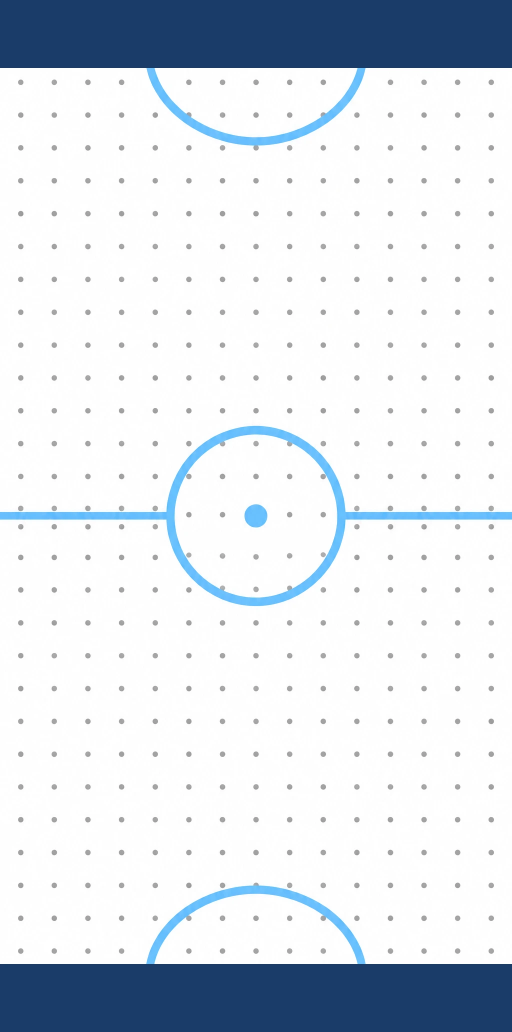
#> input picture src/assets/table-classic-surface.webp, 1024 x 2064 px, found by its file name (shown at 1/2 size)
$ python surface_garden.py
#> lines starting #> are read from the running program, lines starting #| are printed output that depends on the picture; after the words box and inside, x2 and y2 are one past the last pixel; in counts of white or black regions, pixels touching at a corner belong together
# Sharp Cosy Garden playing surface: the Classic surface layout (dots, lines, circle, creases,
# goal-mouth bands) on a wooden deck of lengthwise planks, with a cream fish-bone in the center circle
# and cream paw prints near the four corners (colors sampled from concept asset_fVLLAFSX5FZ2AKxtAnwGRQtv).
import numpy as np
from PIL import Image, ImageDraw, ImageFilter

CLASSIC = '../../src/assets/table-classic-surface.webp'
WOOD = np.array([226, 152, 88], np.float32)  # a touch brighter than sampled: the dots and seams darken it on average
SEAM = np.array([146, 88, 45], np.float32)
DOT = np.array([120, 70, 36], np.float32)
CREAM = (251, 242, 225)
POCKET = np.array([40, 26, 18], np.float32)
HALF_W, HALF_L, PAD = 3.0, 5.25, 0.797

cl = np.asarray(Image.open(CLASSIC).convert('RGB')).astype(np.float32)
H, W = cl.shape[:2]
#> H = 2064; W = 1024
r, g, b = cl[..., 0], cl[..., 1], cl[..., 2]
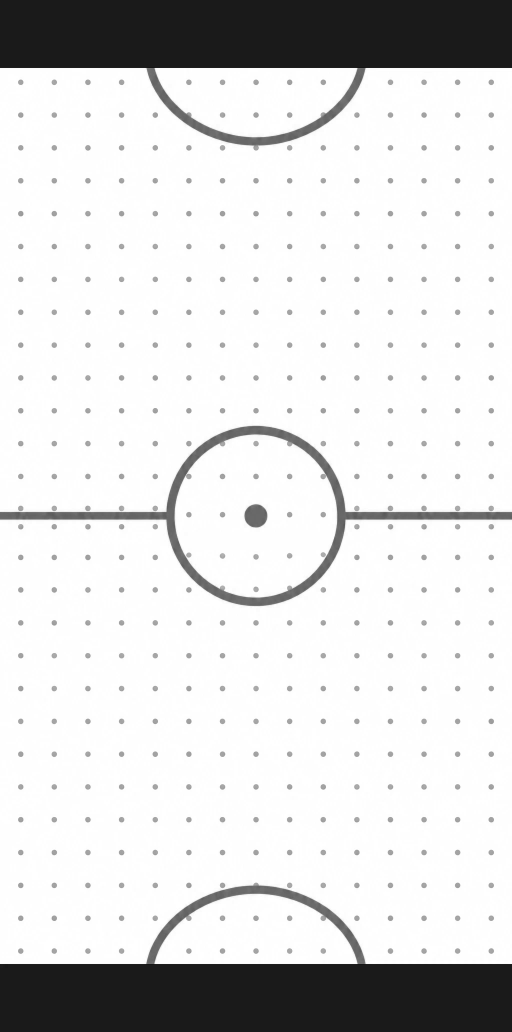
#> r: shape (2064, 1024) float32 (shown at 1/2 size); min 15, max 255, mean 219
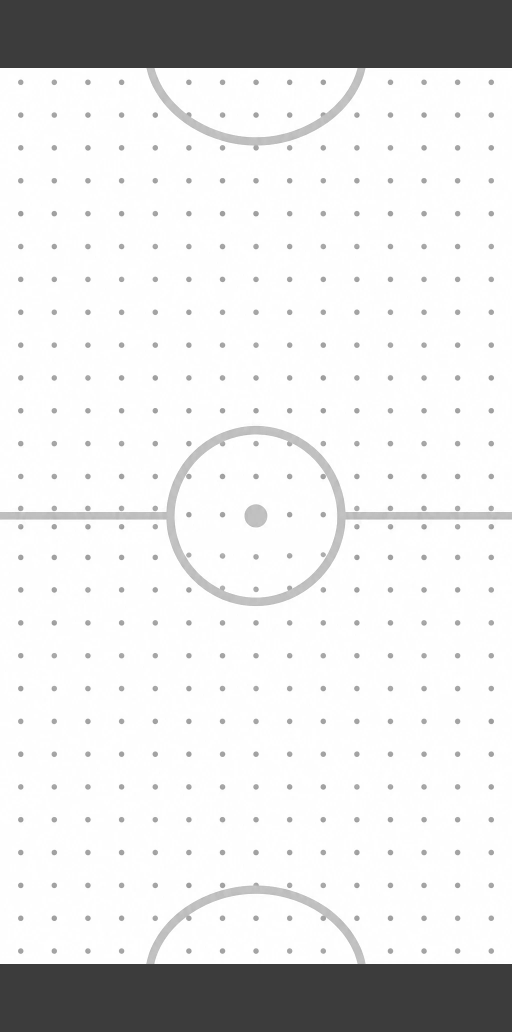
#> g: shape (2064, 1024) float32 (shown at 1/2 size); min 58, max 255, mean 225.5
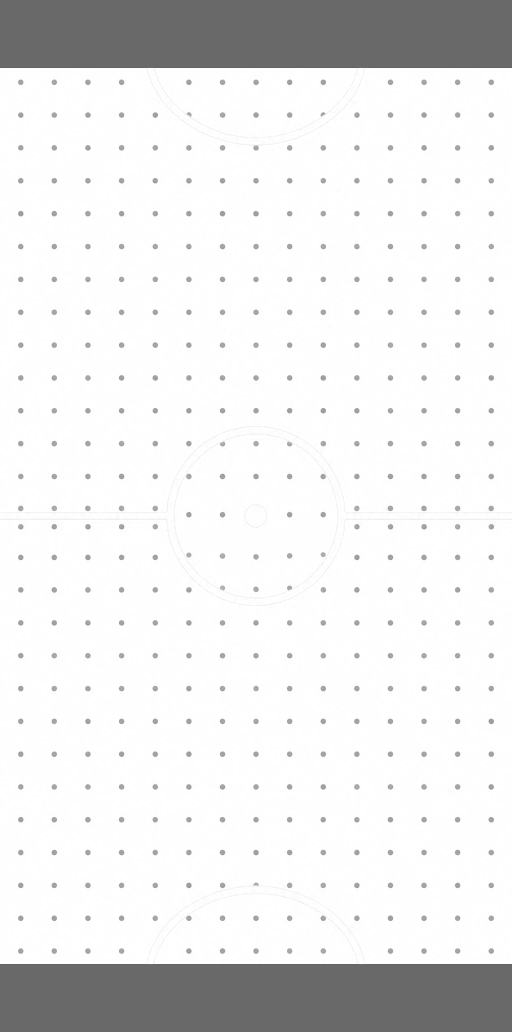
#> b: shape (2064, 1024) float32 (shown at 1/2 size); min 91, max 255, mean 232.8
lum = cl.mean(-1); chroma = cl.max(-1) - cl.min(-1)
#> after `chroma = cl.max(-1) - cl.min(-1)`:
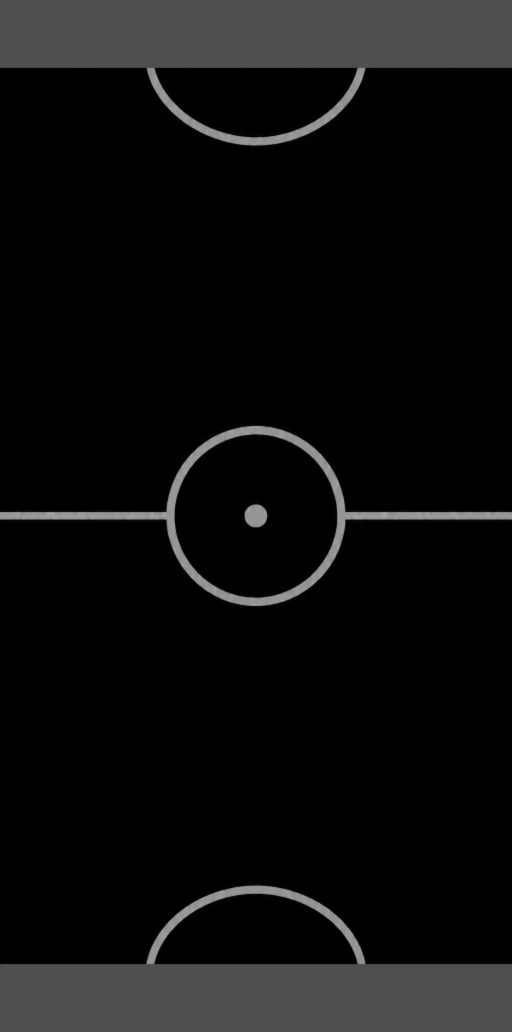
#> chroma: shape (2064, 1024) float32 (shown at 1/2 size); min 0, max 171, mean 13.8
navy = (lum < 110) & (b > r)
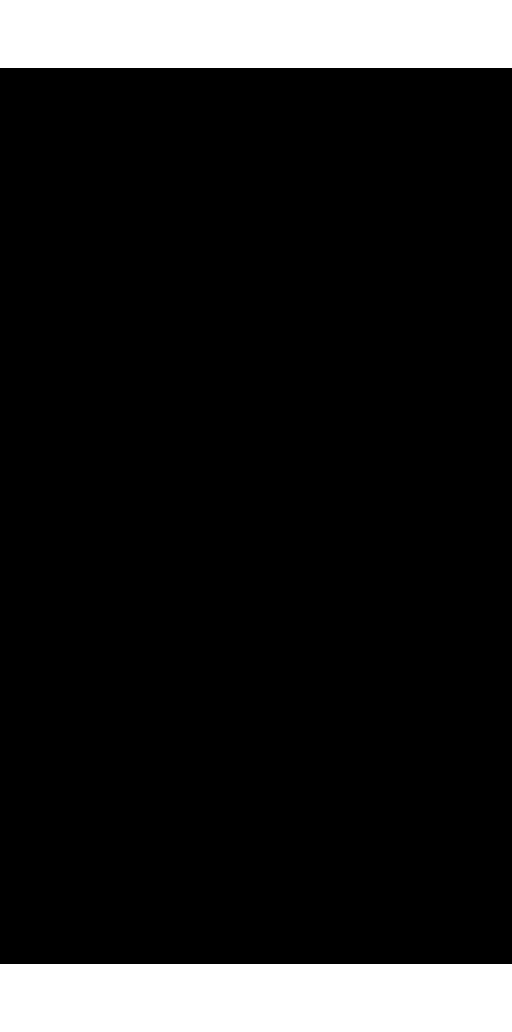
#> navy: shape (2064, 1024) bool (shown at 1/2 size); 13.2% white; 2 white regions, box (x1, y1, x2, y2) and area: (0, 0, 1024, 136) 139264, (0, 1928, 1024, 2064) 139264
lines = np.clip((b - r - 20) / 110, 0, 1) * ~navy
dots = np.clip((236 - lum) / 90, 0, 1) * (chroma < 30) * ~navy

# Deck: 6 lengthwise planks, each a slightly different tone, with soft grain and dark seams.
rng = np.random.default_rng(7)
planks = 6
X = np.arange(W)[None, :].repeat(H, 0).astype(np.float32)
Y = np.arange(H)[:, None].repeat(W, 1).astype(np.float32)
idx = np.minimum((X / (W / planks)).astype(int), planks - 1)
tone = 1 + rng.uniform(-0.06, 0.06, planks)[idx]
grain = np.zeros((H, W), np.float32)
for k in range(5):  # a few long, gently wavy grain streaks per plank
    f = rng.uniform(0.004, 0.012); ph = rng.uniform(0, 6.28); amp = rng.uniform(4, 10)
    grain += np.sin((X + amp * np.sin(Y * f + ph)) * rng.uniform(0.08, 0.2) + ph) * 0.012
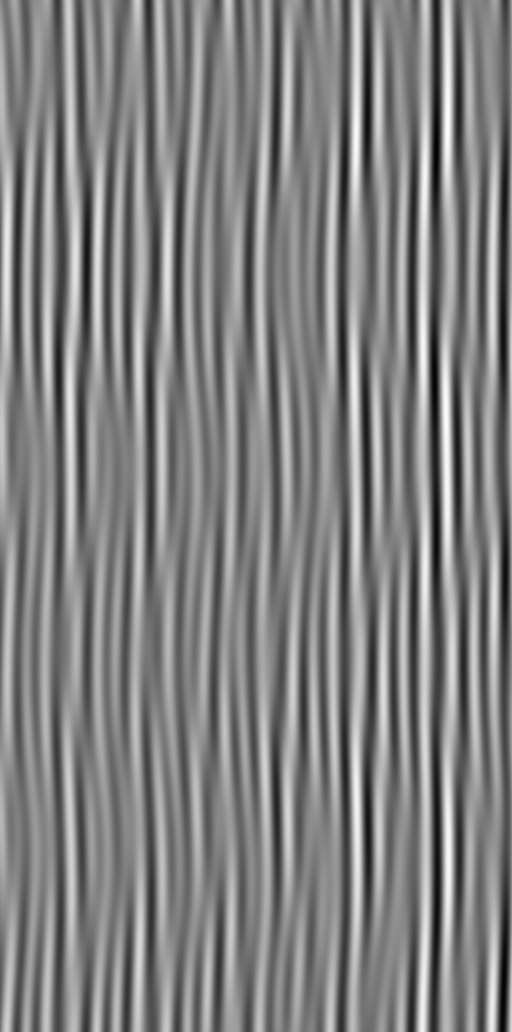
#> grain: shape (2064, 1024) float32 (shown at 1/2 size); min -0.0593, max 0.0574, mean -0.000106; drawn with min black and max white
img = WOOD[None, None, :] * (tone + grain)[..., None]
seam_d = np.abs(((X + W / planks / 2) % (W / planks)) - W / planks / 2)  # distance to nearest seam
seam = np.clip(1 - (seam_d - 1.2) / 1.5, 0, 1) * (X > 3) * (X < W - 3)
img = img * (1 - seam[..., None]) + SEAM * seam[..., None]
img = img * (1 - dots[..., None]) + DOT * dots[..., None]

# Cream markings from the layout, plus the fish-bone and paw prints (drawn 4x, then scaled down).
S = 4
art = Image.new('L', (W * S, H * S), 0); d = ImageDraw.Draw(art)
#> after `art = Image.new('L', (W * S, H * S), 0)`: art: PIL image 4096x8256 L; every value is 0
cx, cy = W / 2 * S, 1031.5 * S
#> cx = 2048; cy = 4126
F = S * 1.4  # fish-bone size (concept scale)
d.rectangle((cx - 60 * F, cy - 3.2 * F, cx + 45 * F, cy + 3.2 * F), fill=255)  # spine
for k in range(4):  # ribs
    x = cx - 36 * F + k * 18 * F
    d.rounded_rectangle((x - 2.8 * F, cy - 16 * F, x + 2.8 * F, cy + 16 * F), radius=2.8 * F, fill=255)
d.ellipse((cx + 38 * F, cy - 15 * F, cx + 72 * F, cy + 15 * F), fill=255)  # head
d.ellipse((cx + 58 * F, cy - 5 * F, cx + 66 * F, cy + 3 * F), fill=0)  # eye
d.polygon([(cx - 56 * F, cy), (cx - 82 * F, cy - 19 * F), (cx - 76 * F, cy), (cx - 82 * F, cy + 19 * F)], fill=255)  # tail

def paw(x, y, s=1.0):
    x *= S; y *= S; u = S * s
    d.ellipse((x - 22 * u, y - 10 * u, x + 22 * u, y + 24 * u), fill=255)
    for dx, dy in ((-24, -16), (-9, -28), (9, -28), (24, -16)):
        d.ellipse((x + dx * u - 8 * u, y + dy * u - 9 * u, x + dx * u + 8 * u, y + dy * u + 9 * u), fill=255)

for zx in (-2.25, 2.25):
    for zz in (-4.25, 4.25):
        px = (zx + HALF_W) / (2 * HALF_W) * W
        py = (1 - (zz + HALF_L + PAD) / (2 * (HALF_L + PAD))) * H
        paw(px, py, 1.4)
art = np.asarray(art.resize((W, H), Image.LANCZOS)).astype(np.float32) / 255
#> art: shape (2064, 1024) float32
center_dot = ((X - W / 2) ** 2 + (Y - 1031.5) ** 2) < 30 ** 2  # the Classic's center spot gives way to the fish
cream_a = np.maximum(lines * ~center_dot, art)
img = img * (1 - cream_a[..., None]) + np.array(CREAM, np.float32) * cream_a[..., None]
img[navy] = POCKET
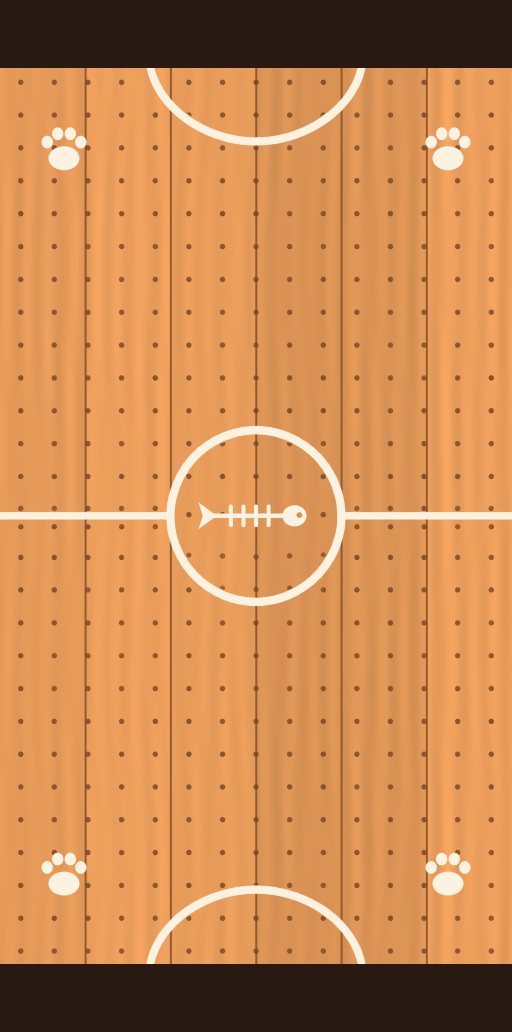
#> img: shape (2064, 1024, 3) float64 (shown at 1/2 size); mean of channels 0, 1, 2 202.2, 137.9, 82.7; drawn as R, G, B
Image.fromarray(np.clip(img, 0, 255).astype(np.uint8)).save('scripts/surface_garden.png')
print('ok', W, H)
#| ok 1024 2064
